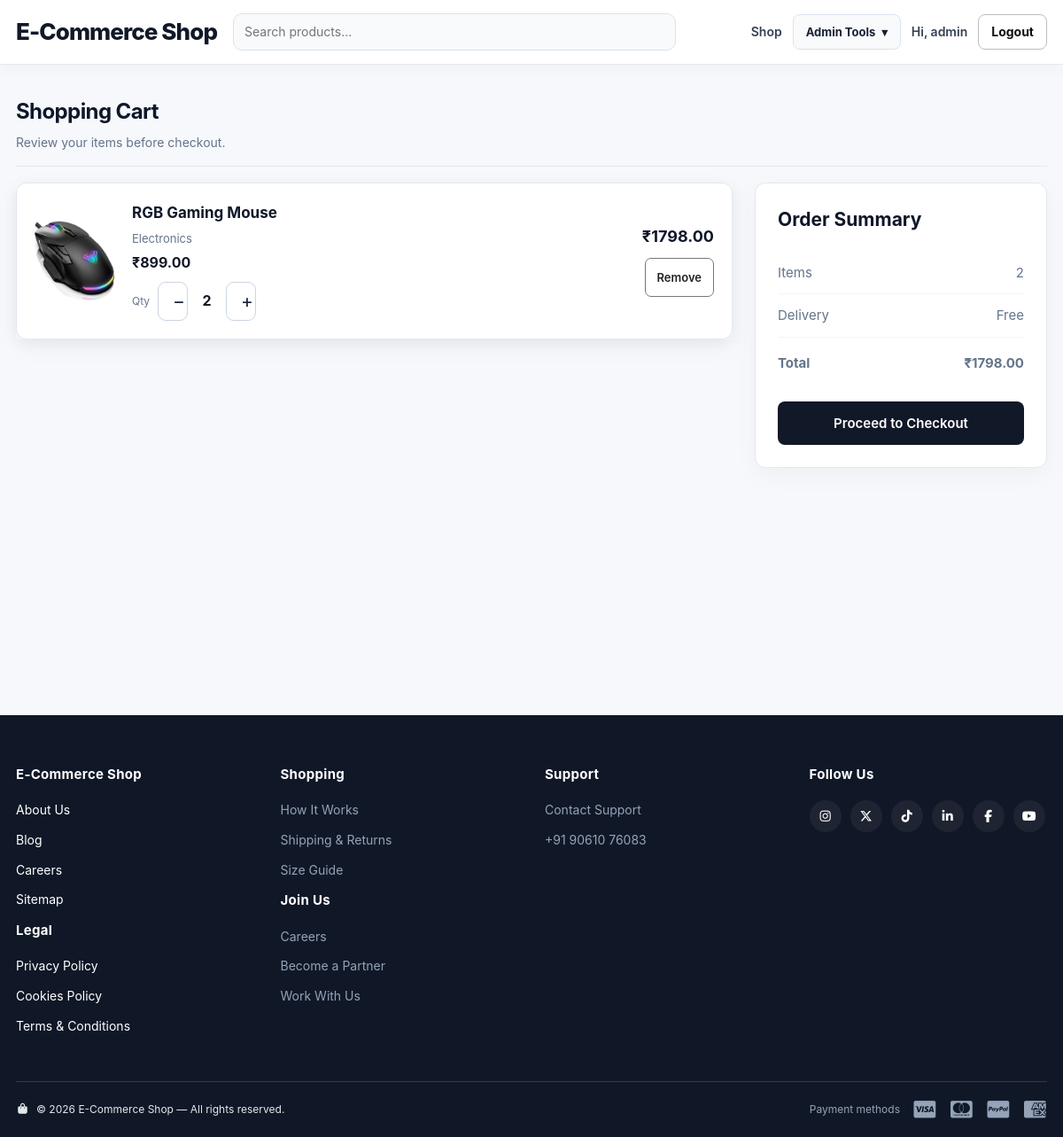
The app's page /cart/ (signed in) with its own data.
### cart/models.py (models this page shows, shortened)
class CartItem(models.Model):
    cart = models.ForeignKey(
        Cart,
        on_delete=models.CASCADE,
        related_name="items"
    )
    product = models.ForeignKey(
        Product,
        on_delete=models.CASCADE
    )
    quantity = models.PositiveIntegerField(default=1)
    variant = models.ForeignKey('products.ProductVariant', on_delete=models.SET_NULL, null=True, blank=True, related_name='cart_items')
    class Meta:
        constraints = [
            models.UniqueConstraint(
                fields=['cart', 'product', 'variant'],
                name='unique_cart_product_variant',
            )
        ]
    @property
    def total_price(self):
        unit_price = self.variant.effective_price if self.variant_id else self.product.discounted_price
        return unit_price * self.quantity

### products/models.py (models this page shows, shortened)
class Product(models.Model):
    category = models.ForeignKey(
        Category,
        on_delete=models.CASCADE,
        related_name='products'
    )
    name = models.CharField(max_length=200)
    description = models.TextField()
    price = models.DecimalField(max_digits=10, decimal_places=2)
    discount_percent = models.PositiveSmallIntegerField(default=0)
    discount_ends_at = models.DateTimeField(null=True, blank=True)
    image = models.ImageField(upload_to='products/', blank=True, null=True)
    stock = models.PositiveIntegerField(default=0)
    is_available = models.BooleanField(default=True)
    is_returnable = models.BooleanField(default=False)
    is_replaceable = models.BooleanField(default=False)
    created_at = models.DateTimeField(auto_now_add=True)
    updated_at = models.DateTimeField(auto_now=True)
    vector_data = models.JSONField(default=dict, blank=True)
    rating_average = models.DecimalField(max_digits=3, decimal_places=2, default=0)
    rating_count = models.PositiveIntegerField(default=0)
    @property
    def effective_discount_percent(self):
        if self.discount_percent and self.discount_ends_at and self.discount_ends_at > timezone.now():
            return self.discount_percent
        if self.category and self.category.is_offer_active:
            return self.category.offer_percent
        return 0
    @property
    def discounted_price(self):
        percent = self.effective_discount_percent
        if percent:
            discounted = self.price * (100 - percent) / 100
            return discounted.quantize(Decimal('0.01'), rounding=ROUND_HALF_UP)
        return self.price.quantize(Decimal('0.01'), rounding=ROUND_HALF_UP)

class Category(models.Model):
    name = models.CharField(max_length=100)
    offer_percent = models.PositiveSmallIntegerField(default=0)
    offer_ends_at = models.DateTimeField(null=True, blank=True)
    @property
    def is_offer_active(self):
        return bool(self.offer_percent and self.offer_ends_at and self.offer_ends_at > timezone.now())

### cart/views.py (the view)
# urls.py: path('cart/', views.cart, name='cart'),
@login_required
def cart(request):
    cart, created = Cart.objects.get_or_create(user=request.user)
    cart_items = cart.items.select_related('product', 'variant', 'product__category')
    total = sum(item.total_price for item in cart_items)
    context = {
        'cart': cart,
        'cart_items': cart_items,
        'total': total,
        'cart_count': sum(item.quantity for item in cart_items),
    }
    return render(request, 'products/cart.html', context)

### cart/context_processors.py (called while the page is built)
def cart_count(request):
    if not request.user.is_authenticated:
        return {'cart_count': 0}
    from .models import Cart
    cart = Cart.objects.filter(user=request.user).first()
    if not cart:
        return {'cart_count': 0}
    cart_items = cart.items.all()
    return {
        'cart_count': sum(item.quantity for item in cart_items),
        'cart_product_ids': list(cart_items.values_list('product_id', flat=True)),
    }

### storeextras/actor_context.py (called while the page is built)
    def __call__(self, request):
        token = _current_actor.set(getattr(request, 'user', None))
        try:
            return self.get_response(request)
        finally:
            _current_actor.reset(token)

### templates/products/cart.html (shortened to what this page needs)
{% extends "base.html" %}
{% block content %}
<div class="container">
    <div class="section-head">
        <div>
            <h2>Shopping Cart</h2>
            <p>Review your items before checkout.</p>
        </div>
    </div>
    {% if cart_items %}
    <div class="cart-layout">
        <section class="cart-items">
            {% for item in cart_items %}
            <div class="cart-item">
                {% if item.product.image %}
                    <img src="{{ item.product.image.url }}" alt="{{ item.product.name }}">
                {% else %}
                    <div style="width:90px;height:90px;background:#f8fafc;border-radius:8px;display:grid;place-items:center;font-size:35px">📦</div>
                {% endif %}
                <div>
                    <h3>{{ item.product.name }}</h3>
                    <div style="font-size:13px;color:#64748b">{{ item.product.category.name }}</div>
                    <div style="font-weight:700;margin-top:5px">₹{% if item.variant %}{{ item.variant.effective_price|floatformat:2 }}{% else %}{{ item.product.discounted_price|floatformat:2 }}{% endif %}</div>
                    <div class="qty-form" style="margin-top:9px;display:flex;align-items:center;gap:9px">
                        <span style="font-size:12px;color:#64748b">Qty</span>
                        <form method="post" action="{% url 'cart:decrease_quantity' item.id %}" class="quantity-step-form">
                            <button class="quantity-step" type="submit" aria-label="Decrease quantity" {% if item.quantity <= 1 %}disabled{% endif %}>−</button>
                        </form>
                        <span class="quantity-value">{{ item.quantity }}</span>
                        <form method="post" action="{% url 'cart:increase_quantity' item.id %}" class="quantity-step-form">
                            <button class="quantity-step" type="submit" aria-label="Increase quantity" >+</button>
                        </form>
                    </div>
                </div>
                <div class="item-total" style="text-align:right">
                    <strong>₹{{ item.total_price|floatformat:2 }}</strong>
                    <form method="post" action="{% url 'cart:remove_from_cart' item.id %}" style="margin-top:10px">
                        <button class="btn btn-danger" type="submit">Remove</button>
                    </form>
                </div>
            </div>
            {% endfor %}
        </section>
        <aside class="summary">
            <h2>Order Summary</h2>
            <div class="summary-row"><span>Items</span><span>{{ cart_count }}</span></div>
            <div class="summary-row"><span>Delivery</span><span>Free</span></div>
            <div class="summary-row summary-total"><span>Total</span><span>₹{{ total|floatformat:2 }}</span></div>
            <a href="{% url 'checkout' %}" class="checkout-btn">Proceed to Checkout</a>
        </aside>
    </div>
    {% endif %}
</div>
{% endblock %}

### templates/base.html (shortened to what this page needs)
{% load static %}
<!DOCTYPE html>
<html lang="en">
<head>
    <link rel="stylesheet" href="{% static 'css/style.css' %}?v=20261102_filtercard">
    <link rel="stylesheet" href="https://cdnjs.cloudflare.com/ajax/libs/font-awesome/7.0.1/css/all.min.css"
>
</head>
<body>
<header class="navbar">
    <div class="container nav-inner">
        <a class="brand" href="{% url 'products:home' %}">E-Commerce Shop</a>
        <form class="nav-search" method="get" action="{% url 'products:home' %}">
            <input type="search" name="q" placeholder="Search products..." value="{{ request.GET.q }}">
        </form>
        <nav class="nav-links">
            <a href="{% url 'products:home' %}">Shop</a>
            {% if user.is_authenticated %}
                {% if user.is_staff %}
                    <details class="nav-dropdown">
                        <summary aria-label="Open admin tools">Admin Tools <span aria-hidden="true">▾</span></summary>
                    </details>
                {% endif %}
                <a class="hide-mobile" href="{% url 'profile' %}">Hi, {{ user.username }}</a>
                <form method="post" action="{% url 'logout' %}" style="display:inline">
                    <button class="btn btn-outline" type="submit">Logout</button>
                </form>
            {% else %}
                <a href="{% url 'login' %}">Login</a>
                <a class="btn btn-primary" href="{% url 'register' %}">Sign Up</a>
            {% endif %}
        </nav>
    </div>
</header>
<main>
{% block content %}{% endblock %}
</main>
<footer class="site-footer">
    <div class="container footer-top">
        <div class="footer-col footer-white">
            <h4>E-Commerce Shop</h4>
            <a href="#">About Us</a>
            <a href="#">Blog</a>
            <a href="#">Careers</a>
            <a href="#">Sitemap</a>
            <h4 class="footer-subhead">Legal</h4>
            <a href="#">Privacy Policy</a>
            <a href="#">Cookies Policy</a>
            <a href="#">Terms &amp; Conditions</a>
        </div>
        <div class="footer-col">
            <h4>Shopping</h4>
            <a href="{% url 'products:home' %}">How It Works</a>
            <a href="#">Shipping &amp; Returns</a>
            <a href="#">Size Guide</a>
            <h4 class="footer-subhead">Join Us</h4>
            <a href="#">Careers</a>
            <a href="#">Become a Partner</a>
            <a href="#">Work With Us</a>
        </div>
        <div class="footer-col">
            <h4>Support</h4>
            <a href="#">Contact Support</a>
            <a href="#"> +91 90610 76083</a>
        </div>
        <div class="footer-col">
            <h4 class="footer-subhead">Follow Us</h4>
            <div class="footer-social">
                <a href="#" aria-label="Instagram"><i class="fa-brands fa-instagram"></i></a>
                <a href="#" aria-label="Twitter"><i class="fa-brands fa-x-twitter"></i></a>
                <a href="#" aria-label="TikTok"><i class="fa-brands fa-tiktok"></i></a>
                <a href="#" aria-label="LinkedIn"><i class="fa-brands fa-linkedin-in"></i></a>
                <a href="#" aria-label="Facebook"><i class="fa-brands fa-facebook-f"></i></a>
                <a href="#" aria-label="YouTube"><i class="fa-brands fa-youtube"></i></a>
            </div>
        </div>
    </div>
    <div class="container footer-bottom">
        <p class="footer-copyright">
            <i class="fa-solid fa-bag-shopping"></i>
            &copy; {% now "Y" %} E-Commerce Shop — All rights reserved.
        </p>
        <div class="footer-payments">
            <span class="footer-payments-label">Payment methods</span>
            <i class="fa-brands fa-cc-visa"></i>
            <i class="fa-brands fa-cc-mastercard"></i>
            <i class="fa-brands fa-cc-paypal"></i>
            <i class="fa-brands fa-cc-amex"></i>
        </div>
    </div>
</footer>
</body>
</html>

### templates/products/cart.html (style rules this page uses)
.quantity-step-form { margin:0; }
.quantity-step { width:34px;height:34px;border:1px solid #cbd5e1;border-radius:9px;background:#fff;color:#172033;font-size:21px;line-height:1;cursor:pointer;display:grid;place-items:center; }
.quantity-value { min-width:25px;text-align:center;font-weight:700; }

### records on screen
CartItem: product.image (picture), product.name "RGB Gaming Mouse", product.category.name "Electronics", product.discounted_price "899.00", quantity "2", total_price "1798.00"

### other values on screen
{{ user.username }} "admin"
{{ cart_count }} "2"
{{ total|floatformat:2 }} "1798.00"
